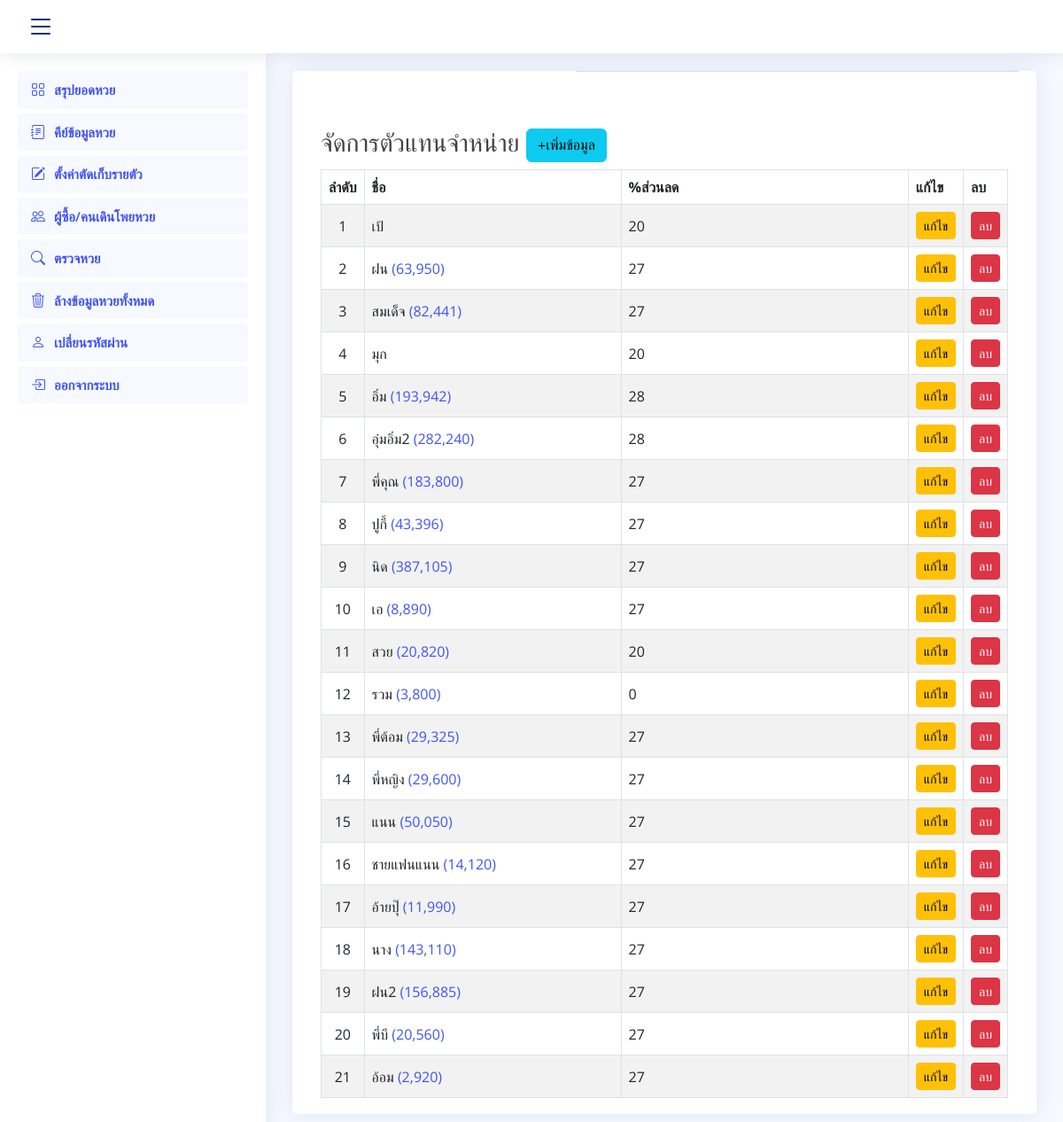
The app's page /main.php?page=dealer (signed in) with its own data.
### tables this page shows
CREATE TABLE `dealer` (
  `dealer_id` int(11) NOT NULL,
  `name` varchar(255) NOT NULL,
  `discount` int(3) NOT NULL
);

### page_dealer/page_dealer.php (the view, shortened to what this page needs)
<div class="container">
    <div class="row">
        <div class="col-md-12"> <br>
            <h3>จัดการตัวแทนจำหน่าย <a href="main.php?page=add_dealer" class="btn btn-info">+เพิ่มข้อมูล</a> </h3>
            <table class="table table-striped  table-hover table-responsive table-bordered align-middle">
                <thead>
                    <tr>
                        <th width="5%">ลำดับ</th>
                        <th width="40%">ชื่อ</th>
                        <th width="45%">%ส่วนลด</th>
                        <th width="5%">แก้ไข</th>
                        <th width="5%">ลบ</th>
                    </tr>
                </thead>
                <tbody>
                    <?php
                    require_once 'connect.php';
                    $stmt = $conn->prepare("SELECT * FROM dealer;");
                    $stmt->execute();
                    $result = $stmt->fetchAll();
                    $i =0;
                    ?>
                    <?php foreach($result as $k) { ?>
                        <?php
                        $i++;
                        $id = $k['dealer_id'];
                        $get_show = $conn->prepare("SELECT SUM(amount) AS amount FROM `lottonumber` WHERE `dealer_id` = $id;");
                        $get_show->execute();
                        $g_show = $get_show->fetchAll();
                        $x = $g_show[0][0];
                        $sum_all = $x;
                        $x_sum = "(".number_format($sum_all, 0 ).")";
                        if ($x > 0) {
                            $show_sum = $x_sum;
                        } else {
                            $show_sum = "";
                        }
                        ?>
                    <tr>
                        <td class="text-center"><?php echo $i ?></td>
                            <td><?= $k['name'];?>
                                <a href="./page_report/page_report_dealer.php?id=<?= $k['dealer_id'];?>"><span><?php echo $show_sum ?></span></a>
                            </td>
                        <td><?= $k['discount'];?></td>
                        <td class="text-center"><a href="./page_dealer/page_dealer_edit.php?id=<?= $k['dealer_id'];?>" class="btn btn-warning btn-sm">แก้ไข</a></td>
                        <td class="text-center"><a href="./page_dealer/page_dealer_del.php?id=<?= $k['dealer_id'];?>" class="btn btn-danger btn-sm" onclick="return confirm('ยืนยันการลบข้อมูล !!');">ลบ</a></td>
                    </tr>
                    <?php } ?>
                </tbody>
            </table>
        </div>
    </div>
</div>

### main.php (shortened to what this page needs)
<?php
echo '
<script src="https://code.jquery.com/jquery-2.1.3.min.js"></script>
<script src="https://cdnjs.cloudflare.com/ajax/libs/sweetalert/1.1.3/sweetalert-dev.js"></script>
<link rel="stylesheet" href="https://cdnjs.cloudflare.com/ajax/libs/sweetalert/1.1.3/sweetalert.css">';
?>
<main id="main" class="main">
    <section class="section dashboard">
        <div class="card">
            <div class="card-body pb-0">
                <?php include("./header/header.php"); ?>
                <?php
                switch ($_GET["page"]) {
                case "dealer":
                    include("./page_dealer/page_dealer.php");
                    break;
                }
                ?>
                <?php include("./footer/footer.php"); ?>
            </div>
        </div>
    </section>
</main>

### header/header.php (shortened to what this page needs)
<!DOCTYPE html>
<html lang="en">
<head>
  <link href="assets/vendor/bootstrap/css/bootstrap.min.css" rel="stylesheet">
  <link href="assets/vendor/bootstrap-icons/bootstrap-icons.css" rel="stylesheet">
  <link href="assets/vendor/boxicons/css/boxicons.min.css" rel="stylesheet">
  <link href="assets/vendor/quill/quill.snow.css" rel="stylesheet">
  <link href="assets/vendor/quill/quill.bubble.css" rel="stylesheet">
  <link href="assets/vendor/remixicon/remixicon.css" rel="stylesheet">
  <link href="assets/vendor/simple-datatables/style.css" rel="stylesheet">
  <link href="assets/css/style.css" rel="stylesheet">
</head>
<body>
  <div class="no-print">
  <header id="header" class="header fixed-top d-flex align-items-center">
  <div class="d-flex align-items-center justify-content-between">
    <i class="bi bi-list toggle-sidebar-btn"></i>
  </div>
  </header>
  <aside id="sidebar" class="sidebar">
    <ul class="sidebar-nav" id="sidebar-nav">
      <li class="nav-item">
         <a class="nav-link active" aria-current="page" href="main.php?page=report">
          <i class="bi bi-grid"></i>
          <span>สรุปยอดหวย</span>
        </a>
      </li>
      <li class="nav-item">
        <a class="nav-link active" aria-current="page" href="main.php?page=keydata">
          <i class="bi bi-journal-text"></i><span>คีย์ข้อมูลหวย</span>
        </a>
      </li>
      <li class="nav-item">
        <a class="nav-link active" aria-current="page" href="main.php?page=keep">
          <i class="bi bi-pencil-square"></i><span>ตั้งค่าตัดเก็บรายตัว</span>
        </a>
      </li>
      <li class="nav-item">
        <a class="nav-link active" aria-current="page" href="main.php?page=dealer">
          <i class="bi bi-people"></i><span>ผู้ซื้อ/คนเดินโพยหวย</span>
        </a>
      </li>
      <li class="nav-item">
        <a class="nav-link active" aria-current="page" href="main.php?page=checklotto">
          <i class="bi bi-search"></i> <span>ตรวจหวย</span>
        </a>
      </li>
        <li class="nav-item">
        <a class="nav-link active" aria-current="page" href="main.php?page=destroy">
          <i class="bi bi-trash3"></i> <span>ล้างข้อมูลหวยทั้งหมด</span>
        </a>
      </li>
      <li class="nav-item">
        <a class="nav-link active" aria-current="page" href="main.php?page=change_password">
          <i class="bi bi-person"></i>
          <span>เปลี่ยนรหัสผ่าน</span>
        </a>
      </li>
      <li class="nav-item">
        <a class="nav-link active" aria-current="page" href="main.php?page=logout" onclick="return confirm('ยืนยันการออกจากระบบ');">
          <i class="bi bi-box-arrow-in-right"></i>
          <span>ออกจากระบบ</span>
        </a>
      </li>
    </ul>
  </aside>
  <footer id="footer" class="footer">
  </footer>
  </div>
</body>
</html>

### footer/footer.php (shortened to what this page needs)
		<tr>
			<td colspan="2">
				<div align="center">
          <table width="100%"  border="0">
            <tr>
              <td><div align="center"><strong></strong></div></td>
            </tr>
          </table>
				</div>
			</td>
		</tr>
</body>
</html>

### assets/css/style.css (style rules this page uses)
:root { scroll-behavior: smooth; }
body { font-family: "Open Sans", sans-serif; background: #f6f9ff; color: #444444; }
a { color: #4154f1; text-decoration: none; }
h1, h2, h3, h4, h5, h6 { font-family: "Nunito", sans-serif; }
#main { margin-top: 60px; padding: 20px 30px; transition: all 0.3s; }
.card { margin-bottom: 30px; border: none; border-radius: 5px; box-shadow: 0px 0 30px rgba(1, 41, 112, 0.1); }
.card-body { padding: 0 20px 20px 20px; }
.header { transition: all 0.5s; z-index: 997; height: 60px; box-shadow: 0px 2px 20px rgba(1, 41, 112, 0.1); background-color: #fff; padding-left: 20px; }
.header .toggle-sidebar-btn { font-size: 32px; padding-left: 10px; cursor: pointer; color: #012970; }
.sidebar { position: fixed; top: 60px; left: 0; bottom: 0; width: 300px; z-index: 996; transition: all 0.3s; padding: 20px; overflow-y: auto; scrollbar-width: thin; scrollbar-color: #aab7cf transparent; box-shadow: 0px 0px 20px rgba(1, 41, 112, 0.1); background-color: #fff; }
@media (min-width: 1200px) { #main, #footer { margin-left: 300px; } }
.sidebar-nav { padding: 0; margin: 0; list-style: none; }
.sidebar-nav li { padding: 0; margin: 0; list-style: none; }
.sidebar-nav .nav-item { margin-bottom: 5px; }
.sidebar-nav .nav-link { display: flex; align-items: center; font-size: 15px; font-weight: 600; color: #4154f1; transition: 0.3; background: #f6f9ff; padding: 10px 15px; border-radius: 4px; }
.sidebar-nav .nav-link i { font-size: 16px; margin-right: 10px; color: #4154f1; }
.footer { padding: 20px 0; font-size: 14px; transition: all 0.3s; border-top: 1px solid #cddfff; }

### records on screen
dealer: name "เป้", discount "20"
dealer: name "ฝน", show_sum "(63,950)", discount "27"
dealer: name "สมเด็จ", show_sum "(82,441)", discount "27"
dealer: name "มุก", discount "20"
dealer: name "อิ๋ม", show_sum "(193,942)", discount "28"
dealer: name "อุ๋มอิ๋ม2", show_sum "(282,240)", discount "28"
dealer: name "พี่คุณ", show_sum "(183,800)", discount "27"
dealer: name "ปูกี้", show_sum "(43,396)", discount "27"
dealer: name "นิด", show_sum "(387,105)", discount "27"
dealer: name "เอ", show_sum "(8,890)", discount "27"
dealer: name "สวย", show_sum "(20,820)", discount "20"
dealer: name "รวม", show_sum "(3,800)", discount "0"
dealer: name "พี่ต้อม", show_sum "(29,325)", discount "27"
dealer: name "พี่หญิง", show_sum "(29,600)", discount "27"
dealer: name "แนน", show_sum "(50,050)", discount "27"
dealer: name "ชายแฟนแนน", show_sum "(14,120)", discount "27"
dealer: name "อ้ายปุ๊", show_sum "(11,990)", discount "27"
dealer: name "นาง", show_sum "(143,110)", discount "27"
dealer: name "ฝน2", show_sum "(156,885)", discount "27"
dealer: name "พี่บี", show_sum "(20,560)", discount "27"
dealer: name "อ้อม", show_sum "(2,920)", discount "27"
